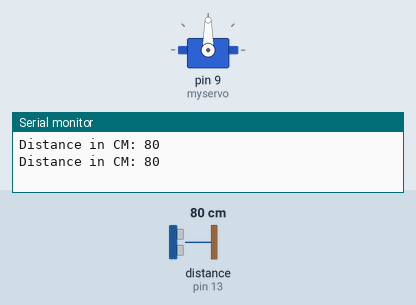
This sketch was run on a simulated Arduino Uno, built with avr-gcc and run on an emulated ATmega328P. On the bench: servo, the last lines printed to the serial monitor. The test bench sets the inputs (shaded band); at power-on: distance to the obstacle (sensor on pin 13) 80 cm.

Above: at 1.8 s.
1.9 s: distance to the obstacle (sensor on pin 13) set to 56 cm
4.2 s: distance to the obstacle (sensor on pin 13) set to 47 cm
At 6.47 s:
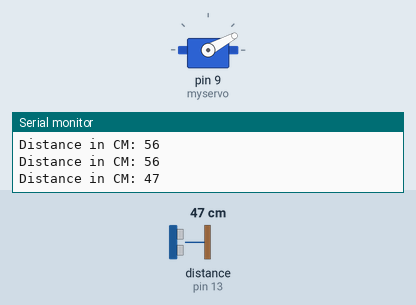
At 11.8 s:
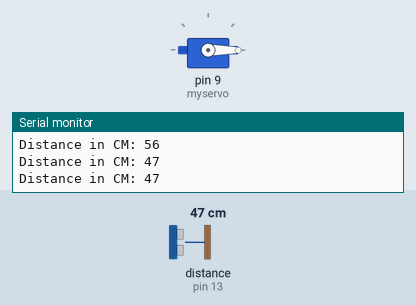
Timing chart, 0 to 17.8 s (numbered marks = the images above; inputs shaded):
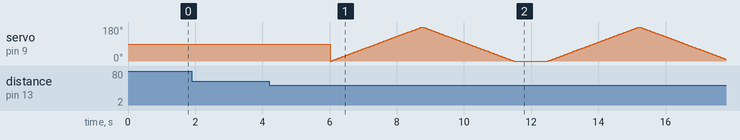

The sketch:

obstacle.ino
```cpp
//Ultrasonic
#include <Ultrasonic.h>
Ultrasonic ultrasonic(12, 13);
int distance;
//Servo Motor
#include <Servo.h>
Servo myservo;
int pos = 0;
void setup() {
  //Serial Monitor Begin
  Serial.begin(9600);
  //Servo Motor
  myservo.attach(9);

}

void loop() {
    //Ultrasonic
    distance = ultrasonic.read();
    Serial.print("Distance in CM: ");
    Serial.println(distance);
    delay(1000);
        if(distance <= 50){
          for (pos = 0; pos <= 180; pos += 1) { // goes from 0 degrees to 180 degrees
          // in steps of 1 degree
          myservo.write(pos);              // tell servo to go to position in variable 'pos'
          delay(15);                       // waits 15 ms for the servo to reach the position
        }
        for (pos = 180; pos >= 0; pos -= 1) { // goes from 180 degrees to 0 degrees
          myservo.write(pos);              // tell servo to go to position in variable 'pos'
          delay(15);                       // waits 15 ms for the servo to reach the position
        }
  }

}
```

Measured:
- the behaviour switches between 51 and 50 cm on distance to the obstacle (sensor on pin 13) (found by bisection; images 0 and 1)
